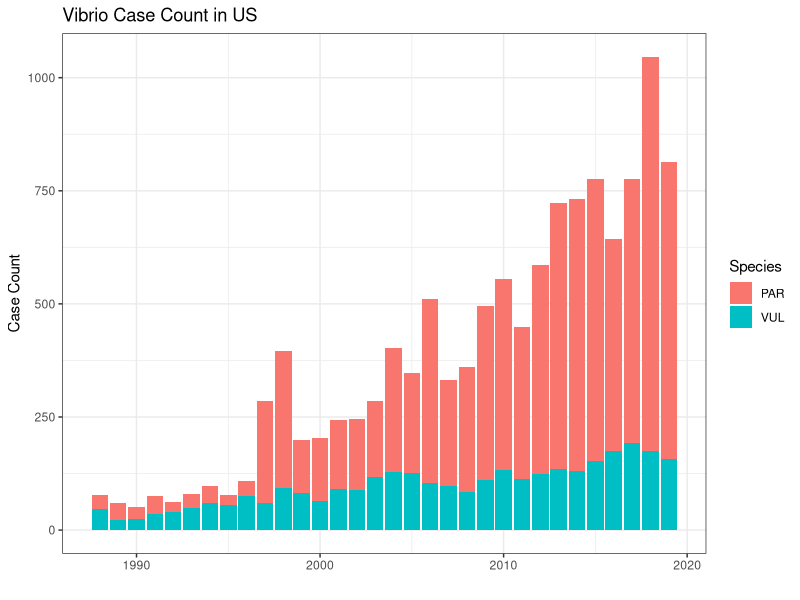
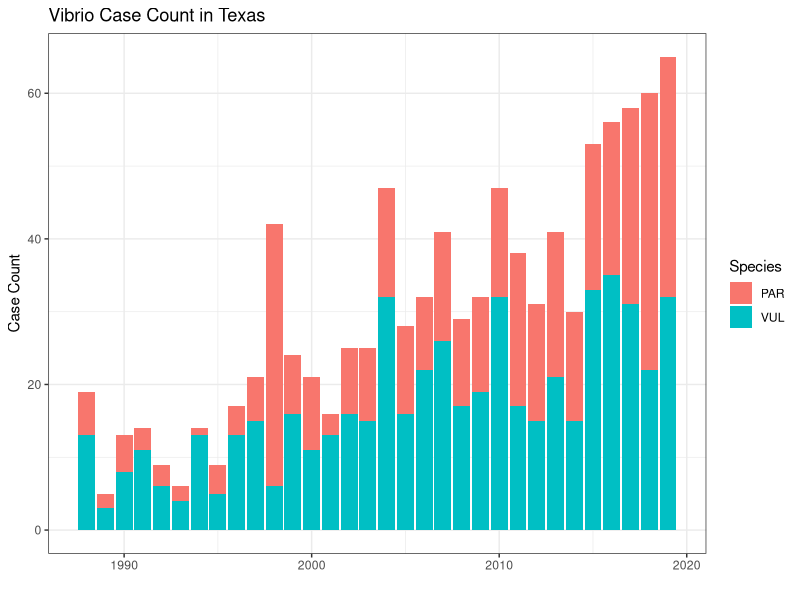
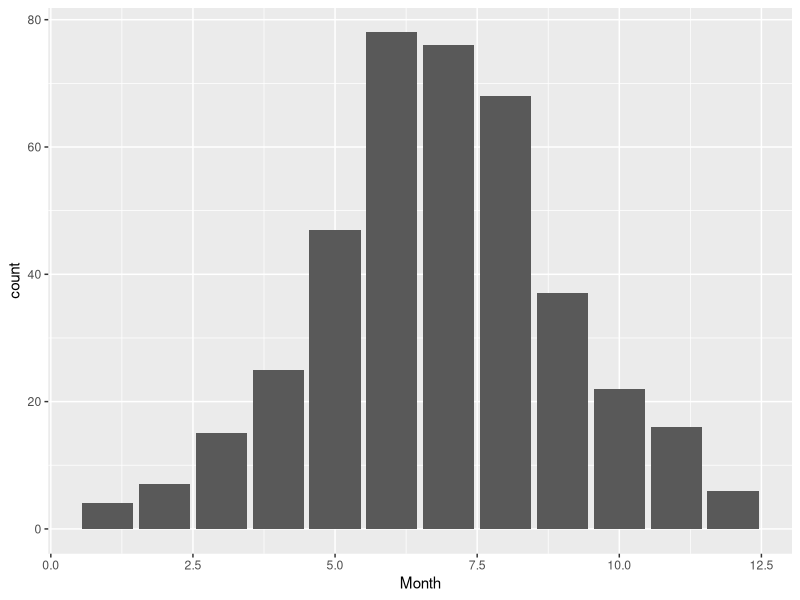
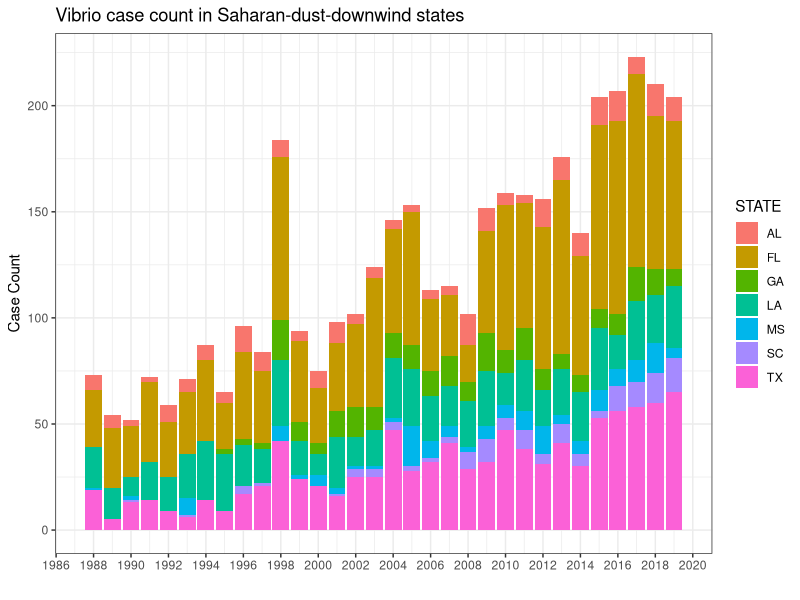
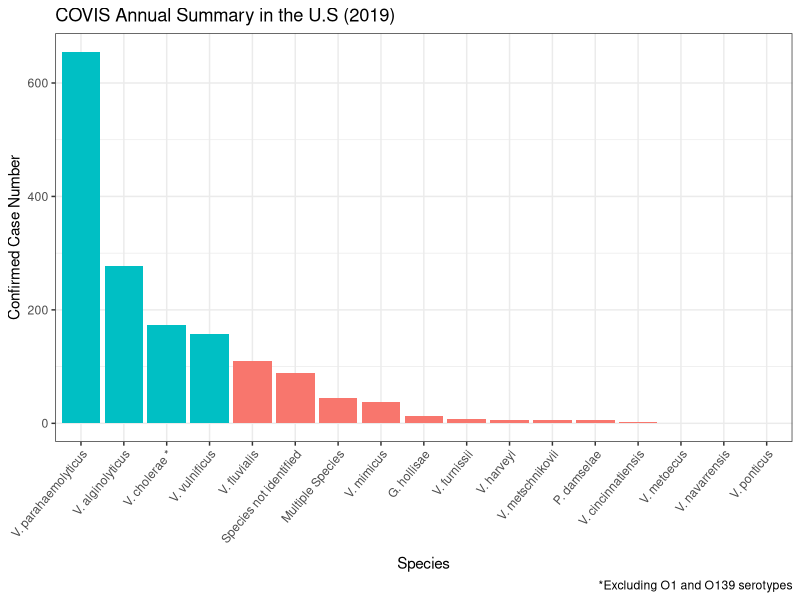

Generate these figures, in order, with R:
## ---- chunk 1
library(tidyverse)
library(here)
## ---- chunk 2
here<- here::here
select<- dplyr::select
## ---- chunk 3
covis<- read_csv(here('data', 'processed_data', 'COVIS.csv')) #1997-2019
cov_2019<- read_csv(here('data', 'processed_data', 'covis_2019.csv')) #2019 report
## ---- chunk 4
cov_2019<- head(cov_2019,18) %>%#Gets rid of probable cases
  filter(!species %in% c("Multiple Species","Confirmed"))

## ---- chunk 5
tx<-
  covis %>%
  filter(STATE %in% "TX")

vp_tx<-
  covis %>%
  filter(STATE %in% "TX",
         SpeciesDesignation %in% "PAR")

vv_tx<-
  covis %>%
  filter(STATE %in% "TX",
         SpeciesDesignation %in% "VUL")

e_coast<-covis %>%
  filter(STATE %in% c("TX", "LA", "FL", "GA", "SC", "AL", "MS")) 
## ---- chunk 6
covis %>% 
ggplot()+ geom_bar(
  aes(x = Year,
      fill = SpeciesDesignation))+
  labs(x = "",
       y = "Case Count",
       fill = "Species",
       title = "Vibrio Case Count in US")+ 
    theme_bw()
## ---- chunk 7
ljh<-
  covis %>%
  filter(Year %in% "2018")
## ---- chunk 8
tx %>% 
ggplot()+ geom_bar(
  aes(x = Year,
      fill = SpeciesDesignation))+
  labs(x = "",
       y = "Case Count",
       fill = "Species",
       title = "Vibrio Case Count in Texas")+ 
    theme_bw()
## ---- chunk 9
vp_tx %>%
  ggplot()+
  geom_bar(
    aes(x = Month,
        color = Year)
  )
## ---- chunk 10
e_coast %>%
  ggplot() + 
  geom_bar(
    aes(x = Year,
        #color = STATE,
        fill = STATE)) + 
  scale_x_continuous(n.breaks = 20) + 
  theme_bw()+
  labs(x = "",
       y = "Case Count",
       color = "State",
       title = "Vibrio case count in Saharan-dust-downwind states")
## ---- chunk 11
clr<- c("red", "red", "red", "red")
## ---- chunk 12
cov_2019 %>%
  ggplot() +
  geom_bar(
    aes(x = reorder(species, -cases),
        y = cases,
        fill = big),
    stat = "identity")+
  theme_bw()+
  theme(axis.text.x = element_text(hjust = 1, angle = 50),
        legend.position = "none")+
  labs(x = "Species",
       y = "Confirmed Case Number",
       title = "COVIS Annual Summary in the U.S (2019)",
       caption = "*Excluding O1 and O139 serotypes") 
